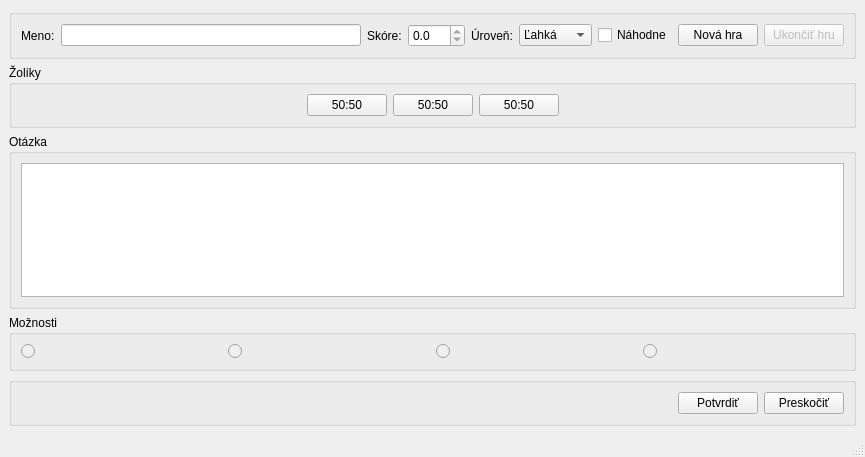
<?xml version="1.0" encoding="UTF-8"?>
<ui version="4.0">
 <class>Milionar</class>
 <widget class="QMainWindow" name="Milionar">
  <property name="geometry">
   <rect>
    <x>0</x>
    <y>0</y>
    <width>865</width>
    <height>457</height>
   </rect>
  </property>
  <property name="windowTitle">
   <string>Milionar</string>
  </property>
  <widget class="QWidget" name="centralwidget">
   <layout class="QVBoxLayout" name="verticalLayout_3">
    <item>
     <widget class="QGroupBox" name="groupBox">
      <property name="title">
       <string/>
      </property>
      <layout class="QHBoxLayout" name="horizontalLayout">
       <item>
        <widget class="QLabel" name="label">
         <property name="text">
          <string>Meno:</string>
         </property>
        </widget>
       </item>
       <item>
        <widget class="QLineEdit" name="name"/>
       </item>
       <item>
        <widget class="QLabel" name="label_2">
         <property name="text">
          <string>Skóre:</string>
         </property>
        </widget>
       </item>
       <item>
        <widget class="QDoubleSpinBox" name="score">
         <property name="readOnly">
          <bool>true</bool>
         </property>
         <property name="decimals">
          <number>1</number>
         </property>
         <property name="singleStep">
          <double>0.500000000000000</double>
         </property>
        </widget>
       </item>
       <item>
        <widget class="QLabel" name="label_3">
         <property name="text">
          <string>Úroveň:</string>
         </property>
        </widget>
       </item>
       <item>
        <widget class="QComboBox" name="difficulty">
         <item>
          <property name="text">
           <string>Ľahká</string>
          </property>
         </item>
         <item>
          <property name="text">
           <string>Stredná</string>
          </property>
         </item>
         <item>
          <property name="text">
           <string>Ťažká</string>
          </property>
         </item>
        </widget>
       </item>
       <item>
        <widget class="QCheckBox" name="randomOrder">
         <property name="text">
          <string>Náhodne</string>
         </property>
        </widget>
       </item>
       <item>
        <widget class="QPushButton" name="newGame">
         <property name="text">
          <string>Nová hra</string>
         </property>
        </widget>
       </item>
       <item>
        <widget class="QPushButton" name="endGame">
         <property name="enabled">
          <bool>false</bool>
         </property>
         <property name="text">
          <string>Ukončiť hru</string>
         </property>
        </widget>
       </item>
      </layout>
     </widget>
    </item>
    <item>
     <widget class="QGroupBox" name="groupBox_5">
      <property name="title">
       <string>Žolíky</string>
      </property>
      <layout class="QHBoxLayout" name="horizontalLayout_2">
       <item>
        <spacer name="horizontalSpacer">
         <property name="orientation">
          <enum>Qt::Horizontal</enum>
         </property>
         <property name="sizeHint" stdset="0">
          <size>
           <width>40</width>
           <height>20</height>
          </size>
         </property>
        </spacer>
       </item>
       <item>
        <widget class="QPushButton" name="joker1">
         <property name="text">
          <string>50:50</string>
         </property>
        </widget>
       </item>
       <item>
        <widget class="QPushButton" name="joker2">
         <property name="text">
          <string>50:50</string>
         </property>
        </widget>
       </item>
       <item>
        <widget class="QPushButton" name="joker3">
         <property name="text">
          <string>50:50</string>
         </property>
        </widget>
       </item>
       <item>
        <spacer name="horizontalSpacer_2">
         <property name="orientation">
          <enum>Qt::Horizontal</enum>
         </property>
         <property name="sizeHint" stdset="0">
          <size>
           <width>40</width>
           <height>20</height>
          </size>
         </property>
        </spacer>
       </item>
      </layout>
     </widget>
    </item>
    <item>
     <widget class="QGroupBox" name="groupBox_2">
      <property name="title">
       <string>Otázka</string>
      </property>
      <layout class="QVBoxLayout" name="verticalLayout_2">
       <item>
        <widget class="QPlainTextEdit" name="question"/>
       </item>
      </layout>
     </widget>
    </item>
    <item>
     <widget class="QGroupBox" name="groupBox_3">
      <property name="title">
       <string>Možnosti</string>
      </property>
      <layout class="QHBoxLayout" name="horizontalLayout_3">
       <item>
        <widget class="QRadioButton" name="opt1">
         <property name="enabled">
          <bool>false</bool>
         </property>
         <property name="text">
          <string/>
         </property>
        </widget>
       </item>
       <item>
        <widget class="QRadioButton" name="opt2">
         <property name="enabled">
          <bool>false</bool>
         </property>
         <property name="text">
          <string/>
         </property>
        </widget>
       </item>
       <item>
        <widget class="QRadioButton" name="opt3">
         <property name="enabled">
          <bool>false</bool>
         </property>
         <property name="text">
          <string/>
         </property>
        </widget>
       </item>
       <item>
        <widget class="QRadioButton" name="opt4">
         <property name="enabled">
          <bool>false</bool>
         </property>
         <property name="text">
          <string/>
         </property>
        </widget>
       </item>
      </layout>
     </widget>
    </item>
    <item>
     <widget class="QGroupBox" name="groupBox_4">
      <property name="title">
       <string/>
      </property>
      <layout class="QHBoxLayout" name="horizontalLayout_4">
       <item>
        <spacer name="horizontalSpacer_3">
         <property name="orientation">
          <enum>Qt::Horizontal</enum>
         </property>
         <property name="sizeHint" stdset="0">
          <size>
           <width>616</width>
           <height>20</height>
          </size>
         </property>
        </spacer>
       </item>
       <item>
        <widget class="QPushButton" name="submit">
         <property name="text">
          <string>Potvrdiť</string>
         </property>
        </widget>
       </item>
       <item>
        <widget class="QPushButton" name="skip">
         <property name="text">
          <string>Preskočiť</string>
         </property>
        </widget>
       </item>
      </layout>
     </widget>
    </item>
   </layout>
  </widget>
  <widget class="QMenuBar" name="menubar">
   <property name="geometry">
    <rect>
     <x>0</x>
     <y>0</y>
     <width>865</width>
     <height>22</height>
    </rect>
   </property>
  </widget>
  <widget class="QStatusBar" name="statusbar"/>
 </widget>
 <resources/>
 <connections/>
</ui>
